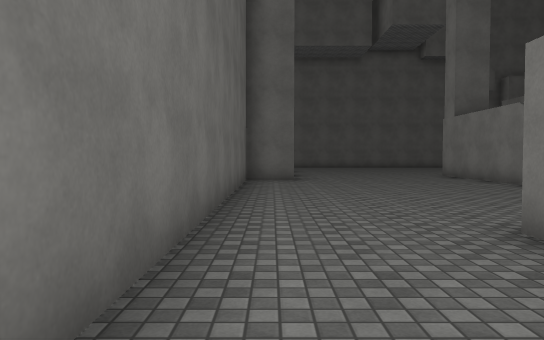
[1] (above)

24 first-person views from a walk through a scene from a Unity 3-D project. The camera is 1.3 m above the floor, tilts 2° down and sees 70° across. The floor is counted in squares, 2 m on a side. Each view is taken from the middle of a square. On the plan, view 1 faces up. The plan holds only what a view shows up to about 11 squares ahead; the rest is blank. The player character is not drawn. Surface patterns are stand-ins for the level's own textures.

[2]
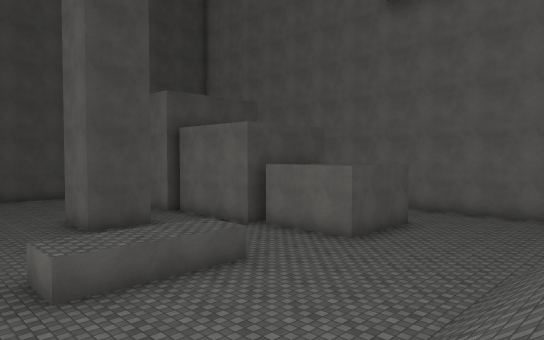

[3]
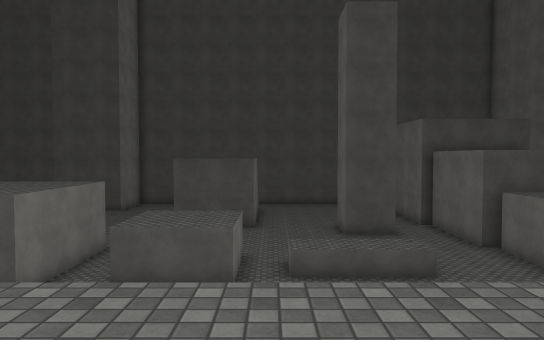

[4]
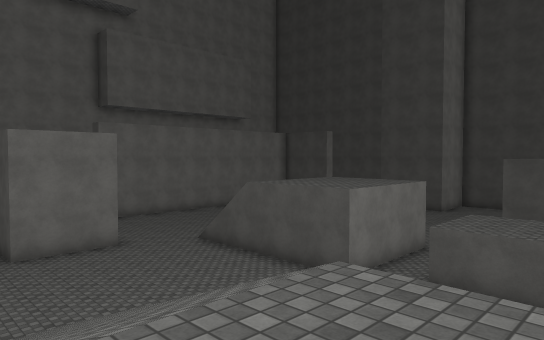

[5]
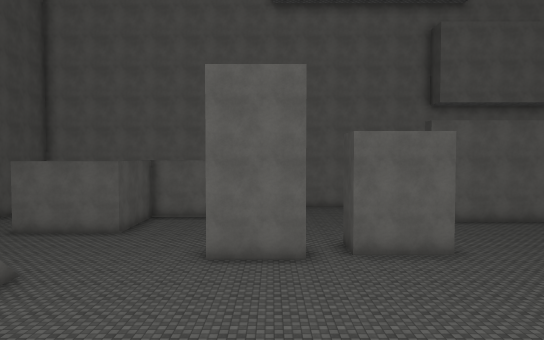

[6]
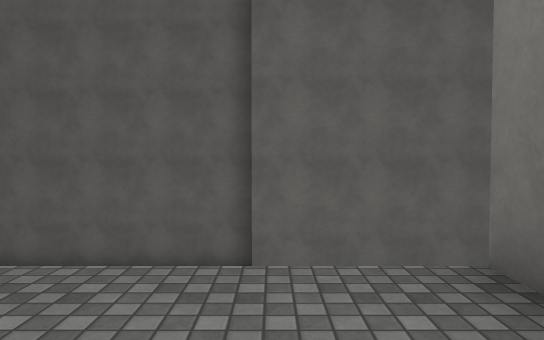

[7]
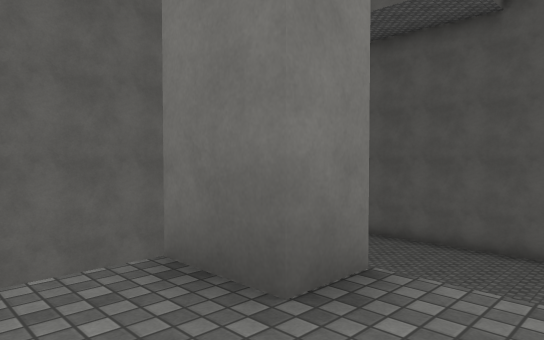

[8]
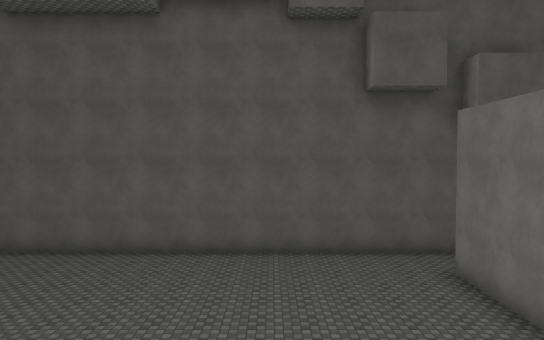

[9]
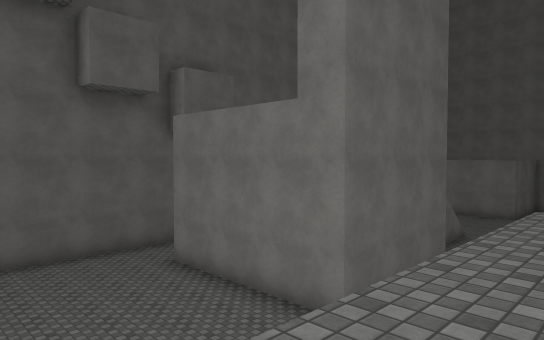

[10]
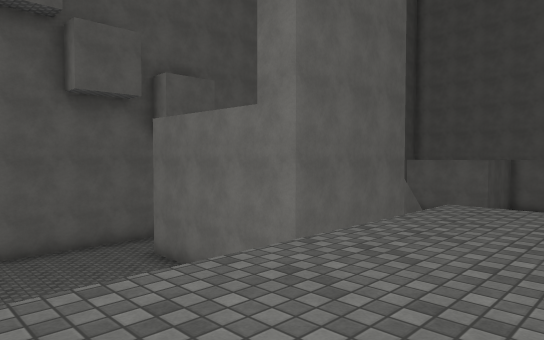

[11]
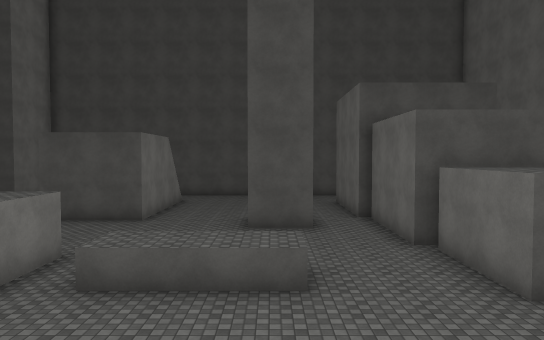

[12]
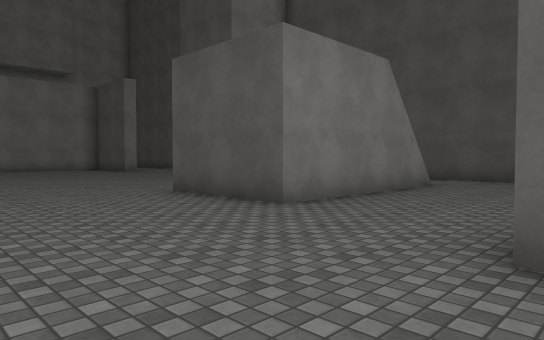

[13]
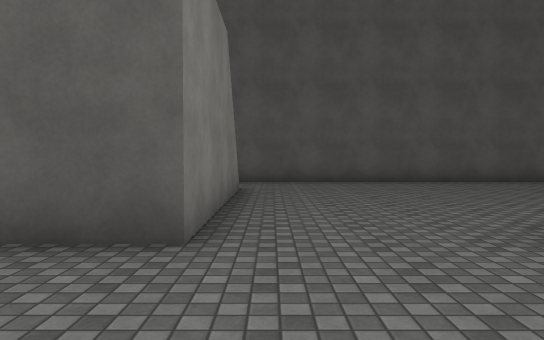

[14]
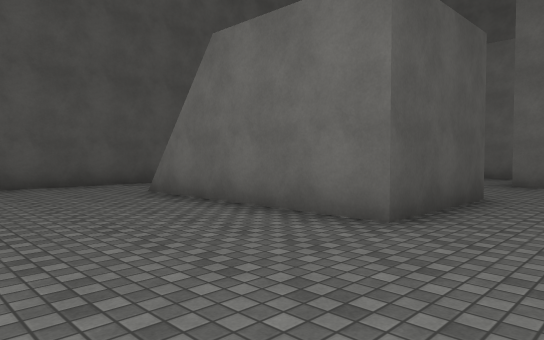

[15]
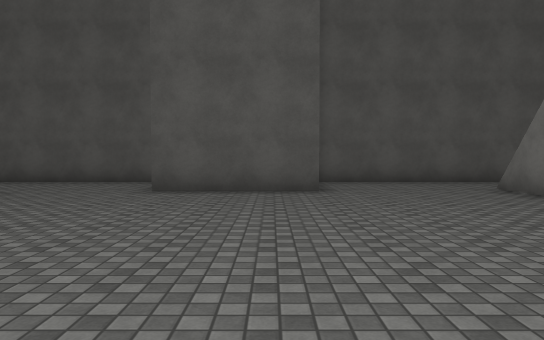

[16]
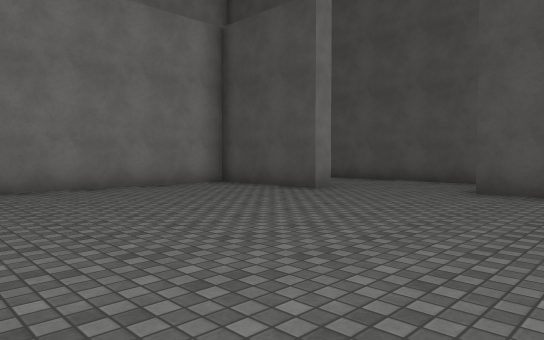

[17]
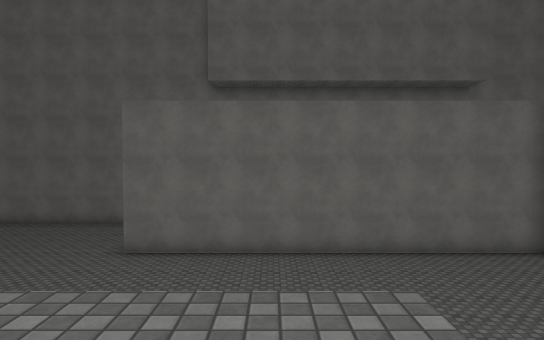

[18]
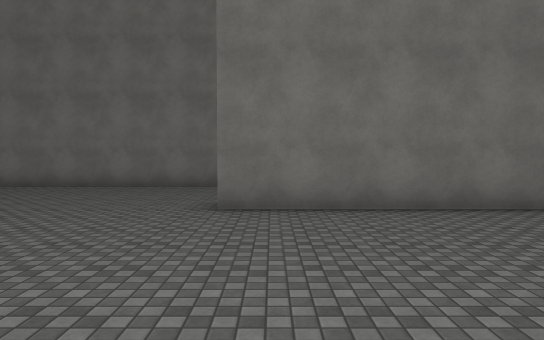

[19]
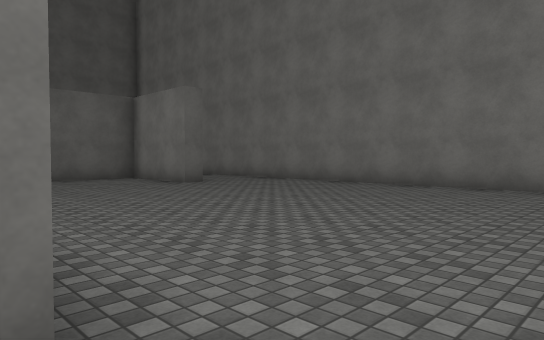

[20]
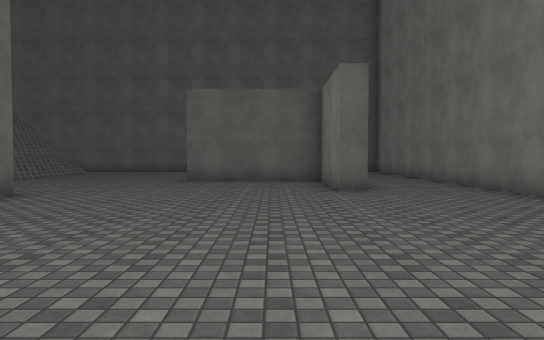

[21]
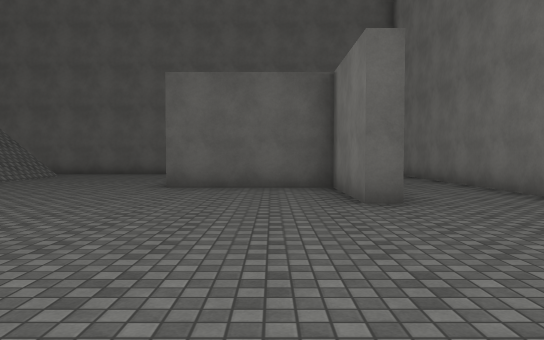

[22]
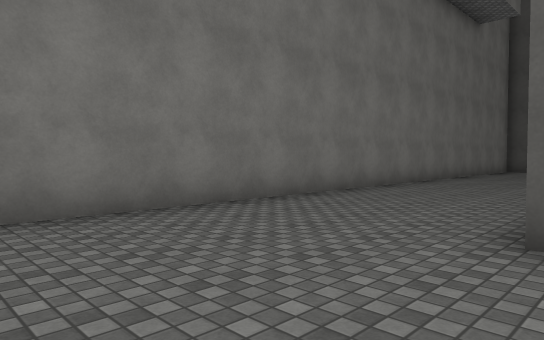

[23]
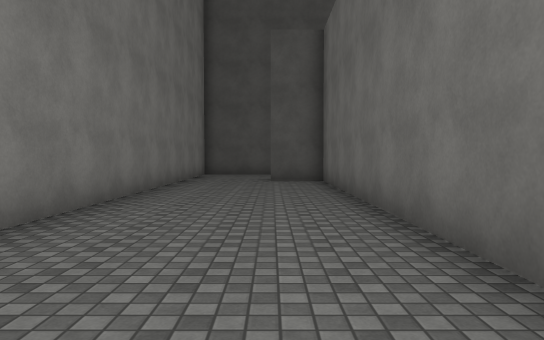

[24]
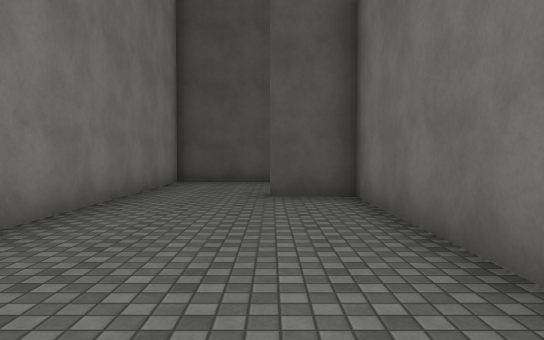

### Floor plan
Key: @ floor where view 1 was taken; # wall or solid block; x gap in a wall; . main floor; : floor 3.75 m higher than the main floor; + floor 7 m higher than the main floor; / step, stairs or slope; ^ raised ledge; v drop or lower ground.
Columns run from 1 left of view 1 to 32 right of it. Each row starts with its distance up from view 1.
 23   #############
 22   .............
 21   ............
 20    ..........+
 19     .........+       /....      .#
 18     .........+       /....      .#
 17      ........v       /....     ..#
 16            ..##### .......#####..#
 15  #                ............#..#
 14  #                ............#..#
 13  #     #x:::::    /..............#
 12  #     :::::::    /....#.........#
 11 ##.....:::::::    /....#.........#
 10 #......::  ::://///..............#
  9 #....../   ////////....##........#
  8 #......  /// /    .....##........#
  7 #......////       .....##........#
  6 #..........       ...............#
  5 #...........      ...............#
  4 #............    //////.....#....#
  3 #..###...^^^.###.:::    ....#....#
  2 #..  #...^^^.#  .:::/   ....#....#
  1 #..  #.......#  .:::/    ...#....#
  0  @   ##................. ...#....#
 -1       #.....................#....#
 -2       #.##..................#....#
 -3       #. #...###............#....#
 -4       #......###............#....#
 -5         .....###............#....#
 -6         .....###.........######..#
 -7        ......###..........    ...#
 -8       ........ ....####....   ...#
 -9       ........ ....#   ....   ...#
-10      ###############   #####  ####

Where each view was taken, in squares from view 1:
view 1: 0 up, 0 right, facing up
view 2: 8 up, 12 right, facing down-left
view 3: 11 up, 11 right, facing down
view 4: 11 up, 11 right, facing down-right
view 5: 11 up, 12 right, facing right
view 6: 11 up, 8 right, facing left
view 7: 11 up, 8 right, facing up-left
view 8: 12 up, 8 right, facing up
view 9: 12 up, 7 right, facing up-right
view 10: 11 up, 7 right, facing up-right
view 11: 8 up, 8 right, facing down
view 12: 1 up, 8 right, facing down-right
view 13: 0 up, 11 right, facing down
view 14: 1 down, 18 right, facing down-left
view 15: 0 up, 19 right, facing down
view 16: 0 up, 19 right, facing down-right
view 17: 1 up, 17 right, facing right
view 18: 4 up, 21 right, facing right
view 19: 5 up, 23 right, facing up-right
view 20: 6 up, 27 right, facing up
view 21: 8 up, 27 right, facing up
view 22: 8 up, 27 right, facing down-right
view 23: 4 up, 29 right, facing down
view 24: 0 up, 29 right, facing down
